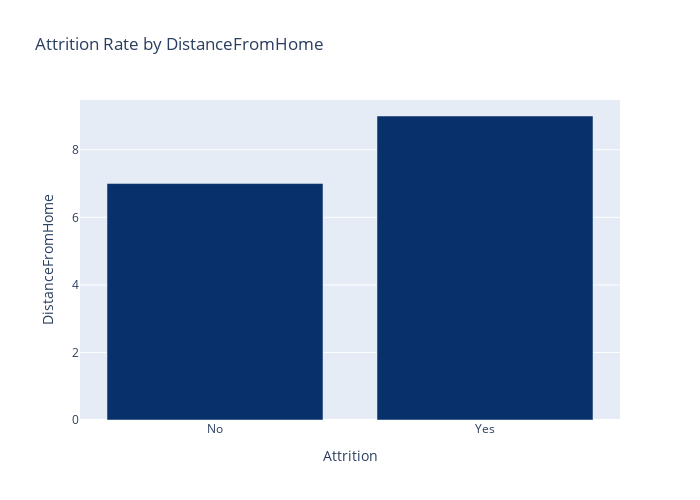

The code cell stored with this chart in its notebook:
### Code cell
DistanceFromHome_by_Attrition = eda_employee.groupby(["Attrition"])['DistanceFromHome'].median().reset_index()
fig = px.bar(DistanceFromHome_by_Attrition, x="Attrition", y="DistanceFromHome",color_discrete_sequence=px.colors.sequential.Blues_r,
             title='Attrition Rate by DistanceFromHome')

fig.update_layout(width=700, height=500)
fig.show()

### Figure 1 — Plotly figure (JSON) as saved in the notebook; plotly's stock layout.template omitted (floating-point values rounded to 4 significant figures)
{"data": [{"alignmentgroup": "True", "hovertemplate": "Attrition=%{x}<br>DistanceFromHome=%{y}<extra></extra>", "legendgroup": "", "marker": {"color": "rgb(8,48,107)", "pattern": {"shape": ""}}, "name": "", "offsetgroup": "", "orientation": "v", "showlegend": false, "textposition": "auto", "type": "bar", "x": ["No", "Yes"], "xaxis": "x", "y": [7, 9], "yaxis": "y"}], "layout": {"barmode": "relative", "height": 500, "legend": {"tracegroupgap": 0}, "title": {"text": "Attrition Rate by DistanceFromHome"}, "width": 700, "xaxis": {"anchor": "y", "autorange": true, "domain": [0, 1], "range": [-0.5, 1.5], "title": {"text": "Attrition"}, "type": "category"}, "yaxis": {"anchor": "x", "autorange": true, "domain": [0, 1], "range": [0, 9.474], "title": {"text": "DistanceFromHome"}, "type": "linear"}}}
